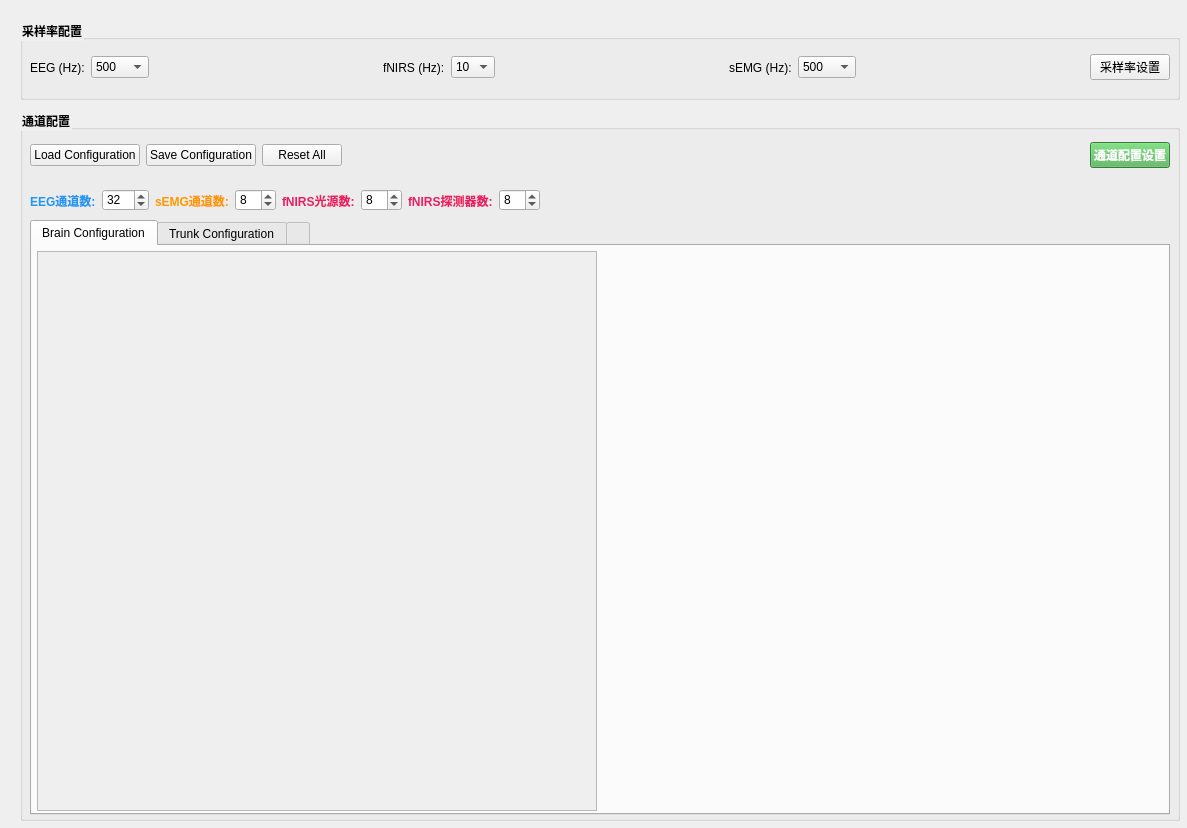
<?xml version="1.0" encoding="UTF-8"?>
<ui version="4.0">
 <class>ConfigForm</class>
 <widget class="QWidget" name="ConfigForm">
  <property name="geometry">
   <rect>
    <x>0</x>
    <y>0</y>
    <width>1187</width>
    <height>828</height>
   </rect>
  </property>
  <property name="windowTitle">
   <string>Device Configuration</string>
  </property>
  <property name="styleSheet">
   <string>QGroupBox { font-weight: bold; }</string>
  </property>
  <widget class="QGroupBox" name="samplingRateGroup">
   <property name="geometry">
    <rect>
     <x>20</x>
     <y>20</y>
     <width>1160</width>
     <height>80</height>
    </rect>
   </property>
   <property name="title">
    <string>采样率配置</string>
   </property>
   <widget class="QWidget" name="samplingRateWidget">
    <property name="geometry">
     <rect>
      <x>10</x>
      <y>25</y>
      <width>1140</width>
      <height>45</height>
     </rect>
    </property>
    <layout class="QHBoxLayout" name="samplingRateLayout">
     <item>
      <widget class="QLabel" name="eegSamplingLabel">
       <property name="text">
        <string>EEG (Hz):</string>
       </property>
      </widget>
     </item>
     <item>
      <widget class="QComboBox" name="eegSamplingCombo">
       <item>
        <property name="text">
         <string>500</string>
        </property>
       </item>
       <item>
        <property name="text">
         <string>1000</string>
        </property>
       </item>
       <item>
        <property name="text">
         <string>2000</string>
        </property>
       </item>
      </widget>
     </item>
     <item>
      <spacer name="horizontalSpacer1">
       <property name="orientation">
        <enum>Qt::Horizontal</enum>
       </property>
       <property name="sizeHint" stdset="0">
        <size>
         <width>40</width>
         <height>20</height>
        </size>
       </property>
      </spacer>
     </item>
     <item>
      <widget class="QLabel" name="fnirsSamplingLabel">
       <property name="text">
        <string>fNIRS (Hz):</string>
       </property>
      </widget>
     </item>
     <item>
      <widget class="QComboBox" name="fnirsSamplingCombo">
       <item>
        <property name="text">
         <string>10</string>
        </property>
       </item>
       <item>
        <property name="text">
         <string>20</string>
        </property>
       </item>
       <item>
        <property name="text">
         <string>50</string>
        </property>
       </item>
      </widget>
     </item>
     <item>
      <spacer name="horizontalSpacer2">
       <property name="orientation">
        <enum>Qt::Horizontal</enum>
       </property>
       <property name="sizeHint" stdset="0">
        <size>
         <width>40</width>
         <height>20</height>
        </size>
       </property>
      </spacer>
     </item>
     <item>
      <widget class="QLabel" name="semgSamplingLabel">
       <property name="text">
        <string>sEMG (Hz):</string>
       </property>
      </widget>
     </item>
     <item>
      <widget class="QComboBox" name="semgSamplingCombo">
       <item>
        <property name="text">
         <string>500</string>
        </property>
       </item>
       <item>
        <property name="text">
         <string>1000</string>
        </property>
       </item>
       <item>
        <property name="text">
         <string>2000</string>
        </property>
       </item>
      </widget>
     </item>
     <item>
      <spacer name="horizontalSpacer3">
       <property name="orientation">
        <enum>Qt::Horizontal</enum>
       </property>
       <property name="sizeHint" stdset="0">
        <size>
         <width>40</width>
         <height>20</height>
        </size>
       </property>
      </spacer>
     </item>
     <item>
      <widget class="QPushButton" name="applySamplingBtn">
       <property name="text">
        <string>采样率设置</string>
       </property>
      </widget>
     </item>
    </layout>
   </widget>
  </widget>
  <widget class="QGroupBox" name="channelConfigGroup">
   <property name="geometry">
    <rect>
     <x>20</x>
     <y>110</y>
     <width>1160</width>
     <height>711</height>
    </rect>
   </property>
   <property name="title">
    <string>通道配置</string>
   </property>
   <widget class="QWidget" name="controlButtonsWidget">
    <property name="geometry">
     <rect>
      <x>10</x>
      <y>25</y>
      <width>1140</width>
      <height>40</height>
     </rect>
    </property>
    <layout class="QHBoxLayout" name="controlButtonsLayout">
     <item>
      <widget class="QPushButton" name="loadConfigBtn">
       <property name="text">
        <string>Load Configuration</string>
       </property>
      </widget>
     </item>
     <item>
      <widget class="QPushButton" name="createConfigBtn">
       <property name="text">
        <string>Save Configuration</string>
       </property>
      </widget>
     </item>
     <item>
      <widget class="QPushButton" name="resetConfigBtn">
       <property name="text">
        <string>Reset All</string>
       </property>
      </widget>
     </item>
     <item>
      <spacer name="controlSpacer">
       <property name="orientation">
        <enum>Qt::Horizontal</enum>
       </property>
       <property name="sizeHint" stdset="0">
        <size>
         <width>40</width>
         <height>20</height>
        </size>
       </property>
      </spacer>
     </item>
     <item>
      <widget class="QPushButton" name="generateConfigBtn">
       <property name="styleSheet">
        <string>QPushButton { background-color: #4CAF50; color: white; font-weight: bold; }</string>
       </property>
       <property name="text">
        <string>通道配置设置</string>
       </property>
      </widget>
     </item>
    </layout>
   </widget>
   <widget class="QWidget" name="deviceParamsWidget">
    <property name="geometry">
     <rect>
      <x>10</x>
      <y>75</y>
      <width>1140</width>
      <height>31</height>
     </rect>
    </property>
    <layout class="QHBoxLayout" name="deviceParamsLayout">
     <item>
      <layout class="QHBoxLayout" name="horizontalLayout">
       <item>
        <widget class="QLabel" name="eegChannelsLabel_2">
         <property name="styleSheet">
          <string>font-weight: bold; color: #2196F3;</string>
         </property>
         <property name="text">
          <string>EEG通道数:</string>
         </property>
        </widget>
       </item>
       <item>
        <widget class="QSpinBox" name="eegChannelsSpinBox_2">
         <property name="minimum">
          <number>1</number>
         </property>
         <property name="maximum">
          <number>256</number>
         </property>
         <property name="value">
          <number>32</number>
         </property>
        </widget>
       </item>
      </layout>
     </item>
     <item>
      <layout class="QHBoxLayout" name="horizontalLayout_4">
       <item>
        <widget class="QLabel" name="semgChannelsLabel_2">
         <property name="styleSheet">
          <string>font-weight: bold; color: #FF9800;</string>
         </property>
         <property name="text">
          <string>sEMG通道数:</string>
         </property>
        </widget>
       </item>
       <item>
        <widget class="QSpinBox" name="semgChannelsSpinBox_2">
         <property name="minimum">
          <number>1</number>
         </property>
         <property name="maximum">
          <number>64</number>
         </property>
         <property name="value">
          <number>8</number>
         </property>
        </widget>
       </item>
      </layout>
     </item>
     <item>
      <layout class="QHBoxLayout" name="horizontalLayout_2">
       <item>
        <widget class="QLabel" name="fnirsSourcesLabel_2">
         <property name="styleSheet">
          <string>font-weight: bold; color: #E91E63;</string>
         </property>
         <property name="text">
          <string>fNIRS光源数:</string>
         </property>
        </widget>
       </item>
       <item>
        <widget class="QSpinBox" name="fnirsSourcesSpinBox_2">
         <property name="minimum">
          <number>1</number>
         </property>
         <property name="maximum">
          <number>32</number>
         </property>
         <property name="value">
          <number>8</number>
         </property>
        </widget>
       </item>
      </layout>
     </item>
     <item>
      <layout class="QHBoxLayout" name="horizontalLayout_3">
       <item>
        <widget class="QLabel" name="fnirsDetectorsLabel_2">
         <property name="styleSheet">
          <string>font-weight: bold; color: #E91E63;</string>
         </property>
         <property name="text">
          <string>fNIRS探测器数:</string>
         </property>
        </widget>
       </item>
       <item>
        <widget class="QSpinBox" name="fnirsDetectorsSpinBox_2">
         <property name="minimum">
          <number>1</number>
         </property>
         <property name="maximum">
          <number>32</number>
         </property>
         <property name="value">
          <number>8</number>
         </property>
        </widget>
       </item>
      </layout>
     </item>
     <item>
      <spacer name="horizontalSpacer_4">
       <property name="orientation">
        <enum>Qt::Horizontal</enum>
       </property>
       <property name="sizeHint" stdset="0">
        <size>
         <width>40</width>
         <height>20</height>
        </size>
       </property>
      </spacer>
     </item>
    </layout>
   </widget>
   <widget class="QTabWidget" name="configTabWidget">
    <property name="geometry">
     <rect>
      <x>10</x>
      <y>110</y>
      <width>1140</width>
      <height>595</height>
     </rect>
    </property>
    <property name="currentIndex">
     <number>0</number>
    </property>
    <widget class="QWidget" name="barinTab">
     <attribute name="title">
      <string>Brain Configuration</string>
     </attribute>
     <widget class="QScrollArea" name="BrainScrollArea">
      <property name="geometry">
       <rect>
        <x>5</x>
        <y>5</y>
        <width>560</width>
        <height>560</height>
       </rect>
      </property>
      <property name="widgetResizable">
       <bool>true</bool>
      </property>
      <widget class="QWidget" name="BrainScrollWidget">
       <property name="geometry">
        <rect>
         <x>0</x>
         <y>0</y>
         <width>558</width>
         <height>558</height>
        </rect>
       </property>
       <layout class="QGridLayout" name="eegGridLayout"/>
      </widget>
     </widget>
     <widget class="QWidget" name="widget_2" native="true">
      <property name="geometry">
       <rect>
        <x>570</x>
        <y>5</y>
        <width>560</width>
        <height>560</height>
       </rect>
      </property>
     </widget>
    </widget>
    <widget class="QWidget" name="trunkTab">
     <attribute name="title">
      <string>Trunk Configuration</string>
     </attribute>
     <widget class="QScrollArea" name="trunkScrollArea">
      <property name="geometry">
       <rect>
        <x>5</x>
        <y>5</y>
        <width>560</width>
        <height>560</height>
       </rect>
      </property>
      <property name="widgetResizable">
       <bool>true</bool>
      </property>
      <widget class="QWidget" name="trunkScrollWidget">
       <property name="geometry">
        <rect>
         <x>0</x>
         <y>0</y>
         <width>558</width>
         <height>558</height>
        </rect>
       </property>
       <layout class="QGridLayout" name="semgGridLayout"/>
      </widget>
     </widget>
     <widget class="QWidget" name="widget_3" native="true">
      <property name="geometry">
       <rect>
        <x>570</x>
        <y>5</y>
        <width>560</width>
        <height>560</height>
       </rect>
      </property>
     </widget>
    </widget>
    <widget class="QWidget" name="widget">
     <attribute name="title">
      <string/>
     </attribute>
    </widget>
   </widget>
  </widget>
 </widget>
 <resources/>
 <connections/>
</ui>
